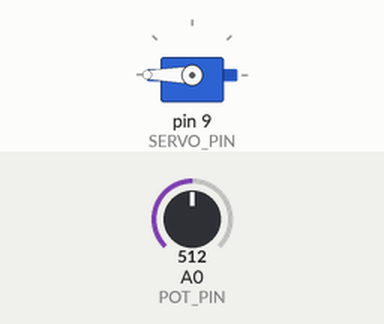
The sketch below on a simulated Arduino Uno, built with avr-gcc and run on an emulated ATmega328P. Shown: servo. The test bench sets the inputs (shaded band); at power-on: A0 (POT_PIN) = 512. What the sketch prints to the serial monitor is not drawn.

Above: at 1.7 s.
1.8 s: A0 (POT_PIN) set to 122
At 4.6 s:
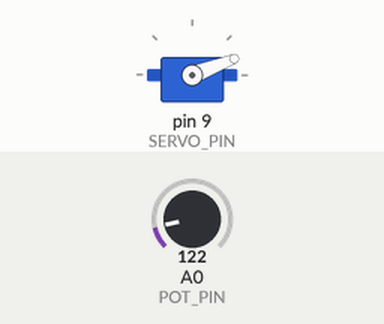
4.8 s: A0 (POT_PIN) set to 1023
At 5.6 s:
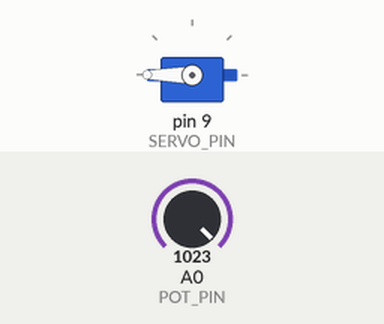
6.3 s: A0 (POT_PIN) set to 0
At 6.9 s:
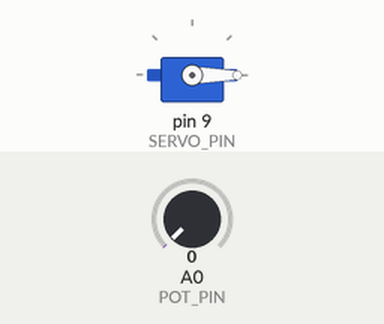
Timing chart, 0 to 9.3 s (numbered marks = the images above; inputs shaded):
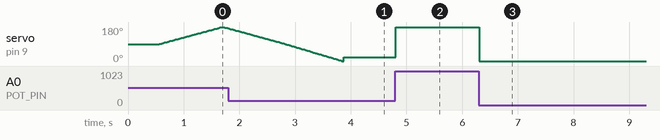

Measured:
- after the input at 4.8 s, servo on pin 9 (SERVO_PIN): 21° → 180° at once
- after the input at 6.3 s, servo on pin 9 (SERVO_PIN): 180° → 0° at once

The sketch:

guide.ino
```cpp
/*
 * ============================================================
 * Experiment 06 — Servo Motor and Stepper Motor Handling
 * FILE: guide.ino  (Step-by-step commented guide — NO real logic)
 * ============================================================
 */


// ═══════════════════════════════════════════════════════════
// PART A — SERVO MOTOR (SG90)
// ═══════════════════════════════════════════════════════════


// ─────────────────────────────────────────────────────────────
// STEP A1: Include the Servo Library
// ─────────────────────────────────────────────────────────────
// Arduino does NOT know how to control servos natively.
// We use the built-in Servo.h library.
//
// YOUR TASK: At the very top of your file, write:
//   #include <Servo.h>
//
// This is ALWAYS the first line for servo control.


// ─────────────────────────────────────────────────────────────
// STEP A2: Create a Servo Object
// ─────────────────────────────────────────────────────────────
// Think of a "Servo object" like a remote control for one servo.
// You can create multiple objects for multiple servos.
//
// YOUR TASK: After the include, declare:
//   Servo myServo;
//
// Why call it myServo? Because you will call:
//   myServo.attach(pin)    ← connect it to a pin
//   myServo.write(angle)   ← move to angle


// ─────────────────────────────────────────────────────────────
// STEP A3: setup() for Servo
// ─────────────────────────────────────────────────────────────
// void setup() {
//
//   Task A: Attach the servo to a PWM pin
//   → myServo.attach(9);   ← Pin 9 is PWM-capable
//   → The library handles all PWM signal generation automatically
//
//   Task B: Move servo to HOME position (centre = 90°)
//   → myServo.write(90);
//   → delay(500);  ← give servo time to reach position
//
//   Task C: Serial begin and print "Servo Ready at 90 degrees"
//
// }


// ─────────────────────────────────────────────────────────────
// STEP A4: Sweep Motion in loop()
// ─────────────────────────────────────────────────────────────
// A sweep moves the servo from 0° to 180° and back.
//
// void loop() {
//
//   Phase 1: Sweep from 0 to 180
//   → for (int angle = 0; angle <= 180; angle++) {
//       myServo.write(angle);
//       delay(15);   ← wait 15ms between each 1° step (smooth)
//       Serial.print("Angle: "); Serial.println(angle);
//     }
//
//   Phase 2: Sweep from 180 to 0
//   → for (int angle = 180; angle >= 0; angle--) {
//       myServo.write(angle);
//       delay(15);
//     }
//
// }
//
// QUESTION: Why delay(15) between steps?
// What happens if you use delay(0)?  (Jumps instantly)
// What if you use delay(50)?  (Very slow, visible single steps)


// ─────────────────────────────────────────────────────────────
// STEP A5: Potentiometer-Controlled Servo (Challenge)
// ─────────────────────────────────────────────────────────────
// Wire a potentiometer: 5V → [pot] → GND, middle pin → A0
// Read pot value: int potVal = analogRead(A0);  → gives 0-1023
// Map to angle:  int angle  = map(potVal, 0, 1023, 0, 180);
// Move servo:    myServo.write(angle);
//
// The map() function re-scales one range to another:
//   map(value, fromLow, fromHigh, toLow, toHigh)
//   Example: map(512, 0, 1023, 0, 180) = 90


// ═══════════════════════════════════════════════════════════
// PART B — STEPPER MOTOR (28BYJ-48 + ULN2003)
// ═══════════════════════════════════════════════════════════


// ─────────────────────────────────────────────────────────────
// STEP B1: Include Stepper Library
// ─────────────────────────────────────────────────────────────
// YOUR TASK:
//   #include <Stepper.h>
//
// The built-in Stepper.h library handles the 4-pin step sequence.


// ─────────────────────────────────────────────────────────────
// STEP B2: Define Steps Per Revolution
// ─────────────────────────────────────────────────────────────
// The 28BYJ-48 with ULN2003 in half-step mode:
//   2048 steps = 360° (one full revolution)
//
// YOUR TASK:
//   const int STEPS_PER_REV = 2048;
//
// THINK ABOUT:
//   How many steps to rotate exactly 90°?
//   Answer: 2048 / 4 = 512 steps


// ─────────────────────────────────────────────────────────────
// STEP B3: Create Stepper Object
// ─────────────────────────────────────────────────────────────
// YOUR TASK:
//   Stepper myStepper(STEPS_PER_REV, 8, 10, 9, 11);
//
// Arguments: (total_steps, IN1_pin, IN3_pin, IN2_pin, IN4_pin)
//
// IMPORTANT: The pin order is NOT 8,9,10,11
// For 28BYJ-48 correct order is: 8, 10, 9, 11
// (This matches the internal coil wiring sequence)
// Wrong order = motor vibrates but doesn't rotate!


// ─────────────────────────────────────────────────────────────
// STEP B4: setup() for Stepper
// ─────────────────────────────────────────────────────────────
// void setup() {
//   Task A: Set motor speed in RPM
//   → myStepper.setSpeed(10);  ← 10 RPM, start slow!
//   → 28BYJ-48 max reliable speed is ~15 RPM
//
//   Task B: Serial.begin(9600) and print "Stepper Ready"
// }


// ─────────────────────────────────────────────────────────────
// STEP B5: loop() for Stepper
// ─────────────────────────────────────────────────────────────
// void loop() {
//   Phase 1: Rotate ONE full revolution CLOCKWISE
//   → myStepper.step(STEPS_PER_REV);  ← positive = CW
//   → delay(1000);
//   → Serial.println("Rotated 360° CW");
//
//   Phase 2: Rotate ONE full revolution COUNTER-CLOCKWISE
//   → myStepper.step(-STEPS_PER_REV); ← negative = CCW
//   → delay(1000);
//   → Serial.println("Rotated 360° CCW");
// }
//
// CHALLENGE: Rotate to specific angles:
//   int stepsFor90  = STEPS_PER_REV / 4;   // 512 steps
//   int stepsFor180 = STEPS_PER_REV / 2;   // 1024 steps
//   myStepper.step(stepsFor90);
//   delay(500);
//   myStepper.step(-stepsFor180);
```

program.ino
```cpp
/*
 * ============================================================
 * Experiment 06 — Servo Motor and Stepper Motor Handling
 * FILE: program.ino  (Complete working implementation)
 * ============================================================
 * PART A: Servo SG90 — Sweep + Potentiometer control
 *   Circuit: Servo Orange → Pin 9, Pot wiper → A0
 *
 * PART B: Stepper 28BYJ-48 + ULN2003
 *   Circuit: IN1→8, IN2→9, IN3→10, IN4→11
 *
 * Run PART A and PART B SEPARATELY (comment one out at a time).
 * ============================================================
 */

// ── Choose which part to run ───────────────────────────────
// Comment ONE line out:
#define RUN_SERVO    // ← activate servo experiment
// #define RUN_STEPPER  // ← activate stepper experiment


// ══════════════════════════════════════════════════════════
// PART A: SERVO MOTOR
// ══════════════════════════════════════════════════════════
#ifdef RUN_SERVO

#include <Servo.h>

const int SERVO_PIN = 9;
const int POT_PIN   = A0;

Servo myServo;
int   currentAngle  = 90;

void setup() {
  Serial.begin(9600);
  myServo.attach(SERVO_PIN);
  myServo.write(90);
  delay(500);
  Serial.println(F("=== Servo Motor Control ==="));
  Serial.println(F("Mode 1 (5s): Automatic sweep 0-180"));
  Serial.println(F("Mode 2     : Potentiometer control"));
  Serial.println();
}

// Smooth move to target angle
void moveTo(int target, int stepDelay = 15) {
  int step = (target > currentAngle) ? 1 : -1;
  while (currentAngle != target) {
    currentAngle += step;
    myServo.write(currentAngle);
    Serial.print(F("Angle: "));
    Serial.println(currentAngle);
    delay(stepDelay);
  }
}

void loop() {
  static unsigned long startTime = millis();
  static bool sweepDone = false;

  // ── Mode 1: Auto sweep for first 5 seconds ───────────────
  if (!sweepDone && (millis() - startTime < 5000)) {
    Serial.println(F("[Auto Sweep] 0 → 180"));
    moveTo(180, 10);
    Serial.println(F("[Auto Sweep] 180 → 0"));
    moveTo(0, 10);
    sweepDone = true;
    Serial.println(F("[Switching to Potentiometer control]"));
    return;
  }

  // ── Mode 2: Potentiometer-controlled angle ────────────────
  int potVal = analogRead(POT_PIN);
  int target = map(potVal, 0, 1023, 0, 180);

  if (abs(target - currentAngle) > 2) { // Only move if change > 2°
    myServo.write(target);
    currentAngle = target;
    Serial.print(F("Pot: "));
    Serial.print(potVal);
    Serial.print(F(" → Angle: "));
    Serial.println(target);
  }
  delay(50);
}

#endif // RUN_SERVO


// ══════════════════════════════════════════════════════════
// PART B: STEPPER MOTOR
// ══════════════════════════════════════════════════════════
#ifdef RUN_STEPPER

#include <Stepper.h>

const int STEPS_PER_REV = 2048;

// NOTE: Pin order for 28BYJ-48 is: IN1, IN3, IN2, IN4
Stepper myStepper(STEPS_PER_REV, 8, 10, 9, 11);

void setup() {
  Serial.begin(9600);
  myStepper.setSpeed(10); // 10 RPM
  Serial.println(F("=== 28BYJ-48 Stepper Motor Control ==="));
  Serial.println(F("Speed: 10 RPM | Steps/rev: 2048"));
  Serial.println();
}

void rotateDeg(float degrees, bool clockwise) {
  long steps = (long)((degrees / 360.0) * STEPS_PER_REV);
  if (!clockwise) steps = -steps;
  Serial.print(clockwise ? F("CW  ") : F("CCW "));
  Serial.print(abs(degrees));
  Serial.print(F("° = "));
  Serial.print(abs(steps));
  Serial.println(F(" steps"));
  myStepper.step(steps);
}

void loop() {
  Serial.println(F("--- Full Rotation CW ---"));
  rotateDeg(360, true);
  delay(1000);

  Serial.println(F("--- 90° CCW ---"));
  rotateDeg(90, false);
  delay(500);

  Serial.println(F("--- 180° CW ---"));
  rotateDeg(180, true);
  delay(500);

  Serial.println(F("--- 90° CCW ---"));
  rotateDeg(90, false);
  delay(1000);
}

#endif // RUN_STEPPER
```
